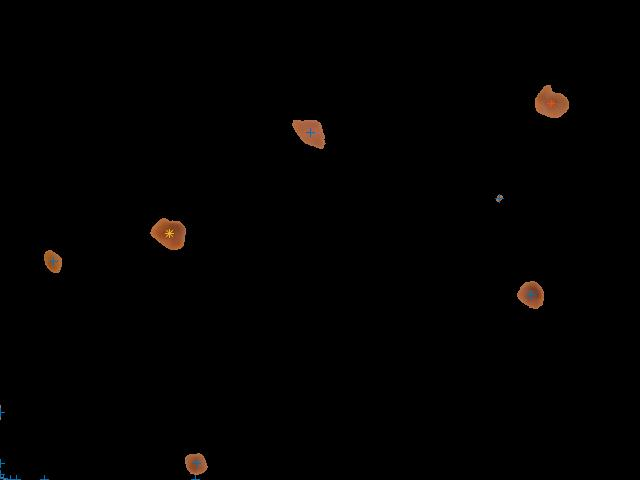
%> input picture melanomas/filtradomelanomas.jpeg, 640 x 480 px
$ octave melanomas.m   (GNU Octave 9; MATLAB toolbox functions it lacks are replaced by stand-ins)
%> lines starting %> are read from the running program, lines starting %| are printed output that depends on the picture; in (x1, y1, x2, y2) boxes, pixels count from 0 and x2, y2 are one past the last pixel; in counts of white or black regions, pixels touching at a corner belong together; the program's own positions count from 1
clear all
close all
clc

[archivo,direccion]=uigetfile({'*.jpeg';'*.png'});
%> the answer given: filtradomelanomas.jpeg
direccion_archivo=strcat(direccion,archivo);
imagen_original=imread(direccion_archivo);
%> imagen_original is the input picture: size 480x640x3 uint8; mean R, G, B 2, 1.2, 0.9
figure,imshow(imagen_original)

imagen_media(:,:,1)=medfilt2(imagen_original(:,:,1),[9 9]);
imagen_media(:,:,2)=medfilt2(imagen_original(:,:,2),[9 9]);
imagen_media(:,:,3)=medfilt2(imagen_original(:,:,3),[9 9]);
%> imagen_media: size 480x640x3 uint8

figure,imshow(imagen_media)

imagen_hsv=rgb2hsv(imagen_media);
%> imagen_hsv: size 480x640x3 double; mean H, S, V 0.00809, 0.0239, 0.00717
figure,imshow(imagen_media(:,:,1))
figure,imshow(imagen_media(:,:,2))
%> after `imshow(imagen_media(:,:,2))`:
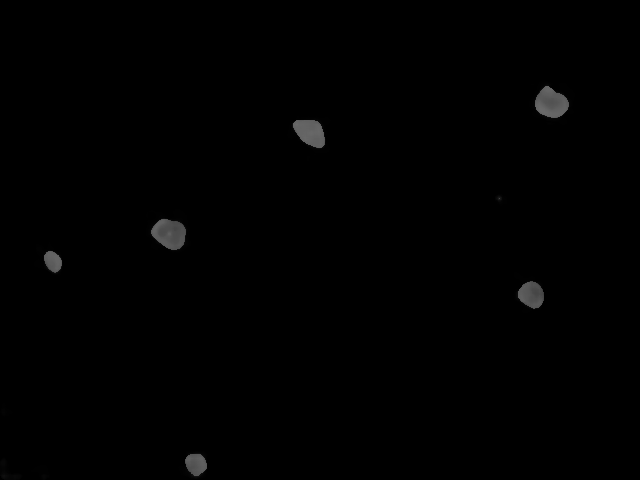
%> displayed picture: size 480x640, on the screen's scale of 0 to 255; min 0, max 106, mean 1
figure,imshow(imagen_media(:,:,3))
%> after `imshow(imagen_media(:,:,3))`:
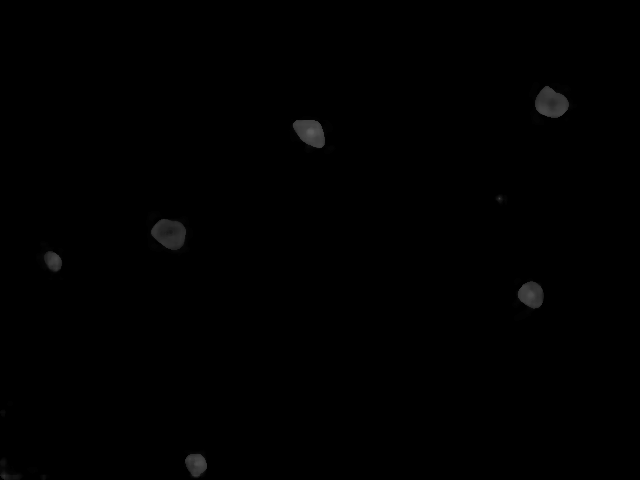
%> displayed picture: size 480x640, on the screen's scale of 0 to 255; min 0, max 93, mean 0.6
figure,imshow(imagen_hsv)
im_rojo=imagen_media(:,:,1);
im_verde=imagen_media(:,:,2);
im_azul=imagen_media(:,:,3);
hue=imagen_hsv(:,:,1);
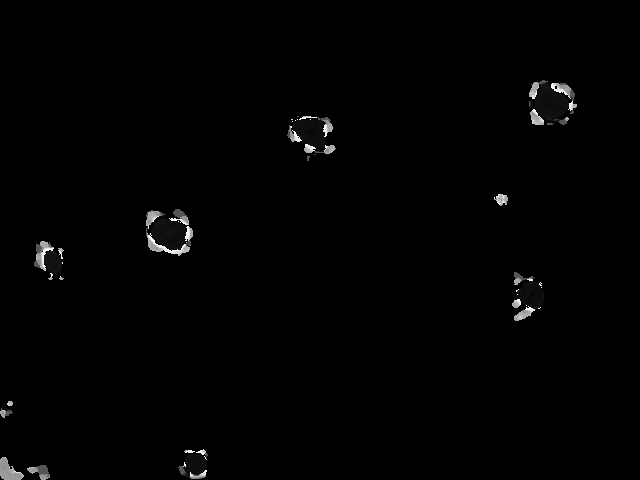
%> hue: size 480x640 double; min 0, max 0.993, mean 0.00809
saturacion=imagen_hsv(:,:,2);
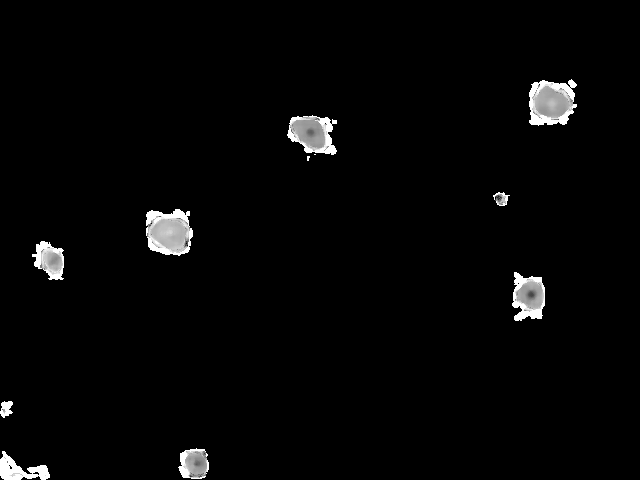
%> saturacion: size 480x640 double; min 0, max 1, mean 0.0239
imagen_bin=(im_rojo > .3*255)&(im_verde<.45*255)&(im_azul<.33*255);%&(im_azul>.40*255);
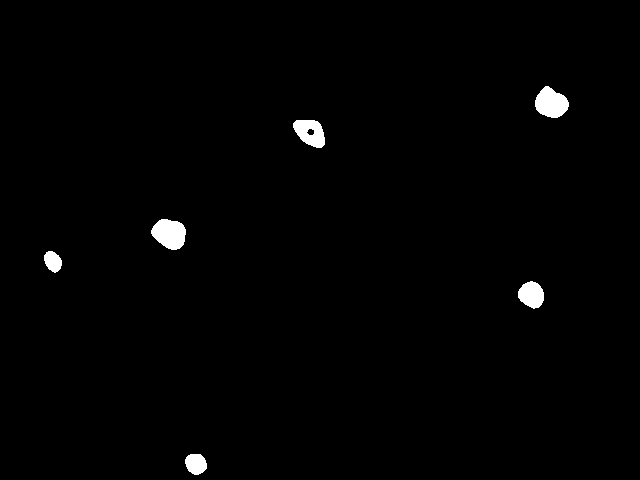
%> imagen_bin: size 480x640 logical; 1.1% white; 6 white regions, box (x1, y1, x2, y2) and area: (151, 219, 186, 250) 800, (535, 86, 569, 118) 764, (293, 120, 325, 148) 626, (518, 281, 544, 309) 534, (185, 454, 207, 475) 362, (44, 251, 62, 273) 284
imagen_bin=imfill(imagen_bin,'holes');
%> imagen_bin: size 480x640 logical; 1.1% white; 6 white regions

figure,
imshow(imagen_bin)

[imagen_etiquetada,cantidad_circulos]=bwlabel(imagen_bin);
%> imagen_etiquetada: size 480x640 double; 7 distinct labels, from 0 to 6
%> cantidad_circulos = 6

mediciones=regionprops(imagen_etiquetada);
%> mediciones = 6 regions; box (x1, y1, x2, y2), Area and Centroid: (151, 219, 186, 250) 800 [170.2 234.4], (535, 86, 569, 118) 764 [551.8 103.8], (293, 120, 325, 148) 658 [310.8 133.2], (518, 281, 544, 309) 534 [532.1 295.3], (185, 454, 207, 475) 362 [196.5 464.5], (44, 251, 62, 273) 284 [53.5 262.1]
centro=cat(1,mediciones.Centroid);
%> centro = [53.51 262.1; 170.2 234.4; 196.5 464.5; 310.8 133.2; 532.1 295.3; 551.8 103.8]
areas=cat(1,mediciones.Area);
%> areas = [284; 800; 362; 658; 534; 764]

dato_max=max(areas)
%> dato_max = 800

datos_orden_max=sort(areas);
%> datos_orden_max = [284; 362; 534; 658; 764; 800]
[indice_max,y]=size(datos_orden_max)
%> indice_max = 6; y = 1
indice_circulo_segundo_menor=indice_max-1;
%> indice_circulo_segundo_menor = 5

indice=1;
while(datos_orden_max(indice_circulo_segundo_menor)~=areas(indice))
    indice=indice+1;
end
%> this loop made 5 passes

indice_circulo_primero_menor=indice_max;
%> indice_circulo_primero_menor = 6

indice1=1;
while(datos_orden_max(indice_circulo_primero_menor)~=areas(indice1))
    indice1=indice1+1;
end
%> this loop made 1 pass
%> indice1 on pass 1: 2

imagen_filtrada=imagen_media;
imagen_filtrada(repmat(~imagen_bin,[1 1 3])) = 0;
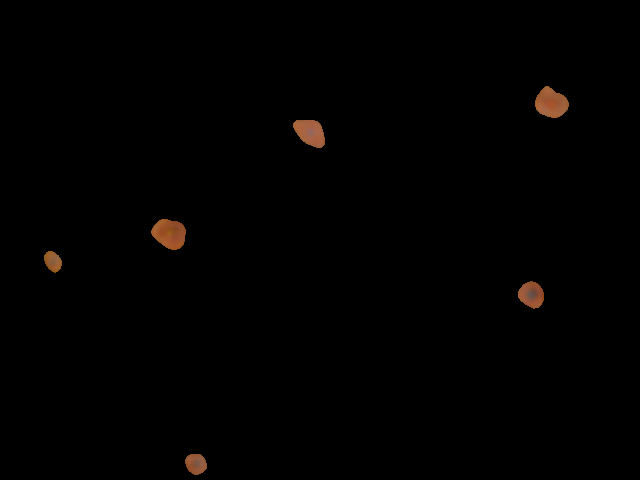
%> imagen_filtrada: size 480x640x3 uint8; mean R, G, B 1.7, 1, 0.6

figure,
imshow(imagen_filtrada);
hold on
plot(centro(:,1),centro(:,2),'+')
hold on
plot(centro(indice,1),centro(indice,2),'*')
hold on
plot(centro(indice1,1),centro(indice1,2),'*')

imagen_marcada= getframe;

direccion_archivo_guardar=strcat(direccion,'filtrado',archivo)
imwrite(imagen_marcada.cdata,direccion_archivo_guardar)
